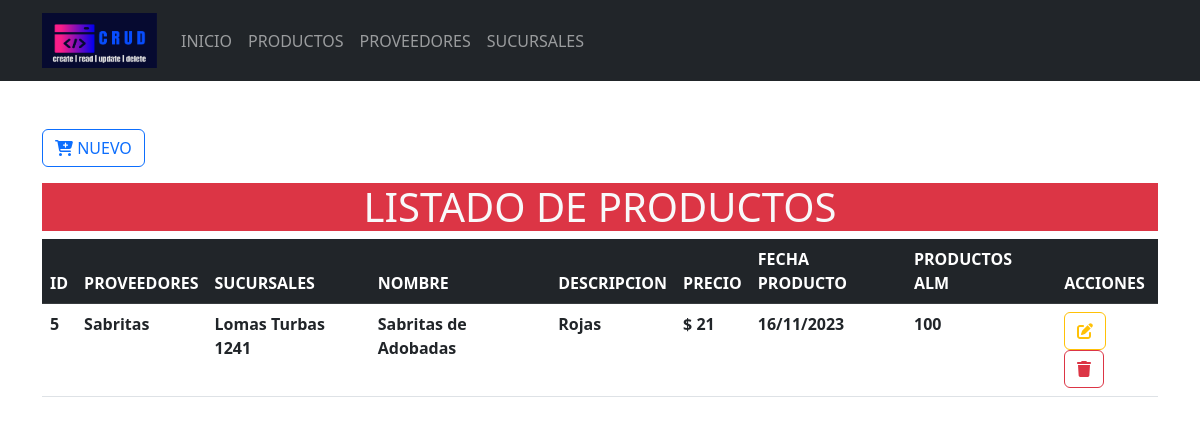
The page /crud_relacional-main/Formularios/productos/index.php on the database its author committed.
### tables this page shows
CREATE TABLE `productos` (
  `idProducto` int(10) NOT NULL,
  `categoriaId` int(10) NOT NULL,
  `marcaId` int(10) NOT NULL,
  `nombreProducto` varchar(100) NOT NULL,
  `descripcionProducto` varchar(500) NOT NULL,
  `precioProducto` varchar(100) NOT NULL,
  `fechaProducto` varchar(100) NOT NULL,
  `almProducto` varchar(100) NOT NULL
);

CREATE TABLE `provedores` (
  `idCategoria` int(10) NOT NULL,
  `nombreCategoria` varchar(100) NOT NULL,
  `EstadoCategoria` varchar(100) NOT NULL DEFAULT '',
  `socProvedores` varchar(100) NOT NULL,
  `tipProvedores` varchar(100) NOT NULL,
  `dirProvedores` varchar(100) NOT NULL,
  `telProvedores` varchar(100) NOT NULL,
  `emaProvedores` varchar(100) NOT NULL
);

CREATE TABLE `sucursales` (
  `idMarca` int(10) NOT NULL,
  `nombreMarca` varchar(100) NOT NULL,
  `estadoMarca` varchar(100) NOT NULL DEFAULT '',
  `empSuc` int(11) NOT NULL,
  `telSuc` varchar(100) NOT NULL,
  `proSuc` varchar(100) NOT NULL,
  `tamSuc` varchar(100) NOT NULL
);

### crud_relacional-main/Formularios/productos/index.php (the view, shortened to what this page needs)
<?php
include_once("../../config/conexion.php")
?>
<!doctype html>
<html lang="es">
<head>
    <link rel="stylesheet" href="<?php echo base_url; ?>css/bootstrap.min.css">
</head>
<body>
    <header>
        <nav class="navbar navbar-expand-lg bg-dark" data-bs-theme="dark">
            <div class="container">
                <a class="navbar-brand" href="<?php echo base_url; ?>">
                    <img src="<?php echo base_url; ?>img/logo.png" alt="logo" height="55" width="115">
                </a>
                <div class="collapse navbar-collapse" id="mi-menu">
                    <ul class="navbar-nav">
                        <li class="nav-item">
                            <a class="nav-link" href="<?php echo base_url; ?>">INICIO</a>
                        </li>
                        <li class="nav-item">
                            <a class="nav-link" href="<?php echo base_url; ?>Formularios/productos/index.php">PRODUCTOS</a>
                        </li>
                        <li class="nav-item">
                            <a class="nav-link" href="<?php echo base_url; ?>Formularios/categorias/index.php">PROVEEDORES</a>
                        </li>
                        <li class="nav-item">
                            <a class="nav-link" href="<?php echo base_url; ?>Formularios/marcas/index.php">SUCURSALES</a>
                        </li>
                    </ul>
                </div>
            </div>
        </nav>
    </header>
    <div class="container-lg mt-5">
        <a href="crear.php" type="button" class="btn btn-outline-primary mb-3">
            <i class="fa-solid fa-cart-plus fa-beat"></i>
            NUEVO
        </a>
        <h1 class="text-center bg-danger text-light ">LISTADO DE PRODUCTOS</h1>
        <div class="table-responsive-sm">
            <table class="table table-hover">
                <thead class="table-dark">
                    <tr>
                        <th scope="col">ID</th>
                        <th scope="col">PROVEEDORES</th>
                        <th scope="col">SUCURSALES</th>
                        <th scope="col">NOMBRE</th>
                        <th scope="col">DESCRIPCION</th>
                        <th scope="col">PRECIO</th>
                        <th scope="col">FECHA PRODUCTO</th>
                        <th scope="col">PRODUCTOS ALM</th>
                        <th scope="col">ACCIONES</th>
                    </tr>
                </thead>
                <tbody>
                    <?php
                    $sql = $conexion->query("SELECT * FROM productos
                    INNER JOIN provedores ON productos.categoriaId = provedores.idCategoria
                    INNER JOIN sucursales ON productos.marcaId = sucursales.idMarca");
                    while ($resultado = $sql->fetch_assoc()) {
                    ?>
                        <tr>
                            <th scope="row"><?php echo $resultado['idProducto'] ?></th>
                            <th scope="row"><?php echo $resultado['nombreCategoria'] ?></th>
                            <th scope="row"><?php echo $resultado['nombreMarca'] ?></th>
                            <th scope="row"><?php echo $resultado['nombreProducto'] ?></th>
                            <th scope="row"><?php echo $resultado['descripcionProducto'] ?></th>
                            <th scope="row">$ <?php echo $resultado['precioProducto'] ?></th>
                            <th scope="row"><?php echo $resultado['fechaProducto'] ?></th>
                            <th scope="row"><?php echo $resultado['almProducto'] ?></th>
                            <th scope="row">
                                <a href="<?php echo base_url; ?>Formularios/productos/actualizar.php?Id=<?php echo $resultado['idProducto'] ?>" class="btn btn-outline-warning">
                                    <i class="fa-solid fa-pen-to-square fa-beat"></i>
                                </a>
                                <a href="<?php echo base_url; ?>CRUDP/eliminarDatos.php?Id=<?php echo $resultado['idProducto'] ?>" class="btn btn-outline-danger">
                                    <i class="fa-solid fa-trash fa-beat"></i>
                                </a>
                            </th>
                        </tr>
                    <?php
                    }
                    ?>
                </tbody>
            </table>
        </div>
    </div>
</body>
</html>

### rows shown on the page
productos: idProducto "5", categoriaId.nombreCategoria "Sabritas", marcaId.nombreMarca "Lomas Turbas 1241", nombreProducto "Sabritas de Adobadas", descripcionProducto "Rojas", precioProducto "21", fechaProducto "16/11/2023", almProducto "100"
